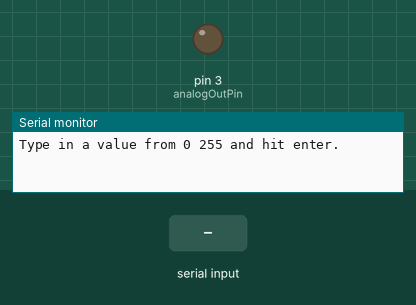
This sketch was run on a simulated Arduino Uno, built with avr-gcc and run on an emulated ATmega328P. Parts: output pins drawn as LEDs (lit = HIGH), the last lines printed to the serial monitor. The inputs (shaded band) are chosen by the test bench.

Above: at 1.2 s.
1.3 s: "90,45\n" received over Serial
At 2.1 s:
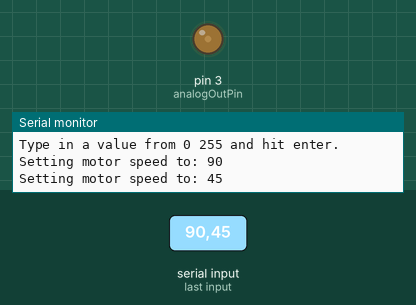
2.8 s: "30,150\n" received over Serial
At 3.3 s:
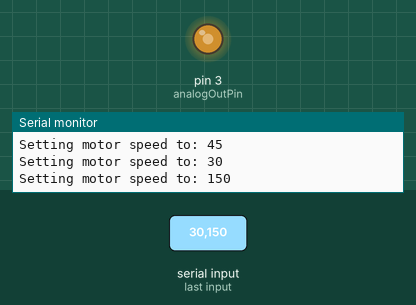
4.3 s: "200\n" received over Serial
At 5.5 s:
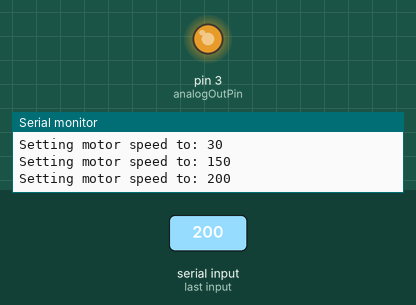
5.8 s: "90\n" received over Serial
At 6.6 s:
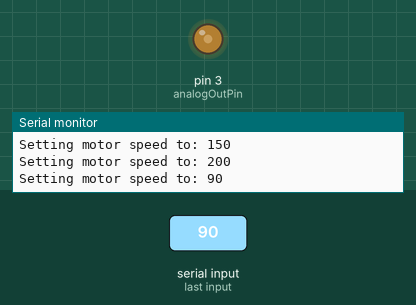
Timing chart, 0 to 8.3 s (numbered marks = the images above; inputs shaded):
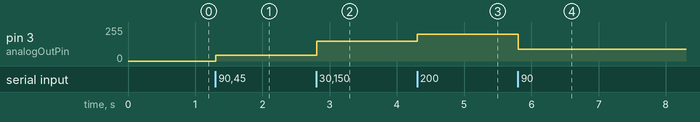

The sketch:

lab4.1.2_DC_Motor_SerialMontitor.ino
```cpp
//Upload this sketch and then open up the Serial Monitor.
//Type in a value (0 - 255) and hit enter.
const int analogOutPin = 3; //motor is connected to pin 3
int motorSpeed = 0;

void setup()
{
  Serial.begin(9600); //initiate Serial communication
  Serial.println("Type in a value from 0 255 and hit enter.");
  pinMode(analogOutPin, OUTPUT);
}

void loop()
{
  if (Serial.available () > 1)
{
  motorSpeed = Serial.parseInt();
  Serial.print("Setting motor speed to: ");
  Serial.println(motorSpeed);
  analogWrite(analogOutPin , motorSpeed);
}
}
```

Measured:
- after the input at 1.3 s, pin 3 (analogOutPin): 0/255 → 45/255 at once
- after the input at 2.8 s, pin 3 (analogOutPin): 45/255 → 150/255 at once
- after the input at 4.3 s, pin 3 (analogOutPin): 150/255 → 200/255 at once
- after the input at 5.8 s, pin 3 (analogOutPin): 200/255 → 90/255 at once
